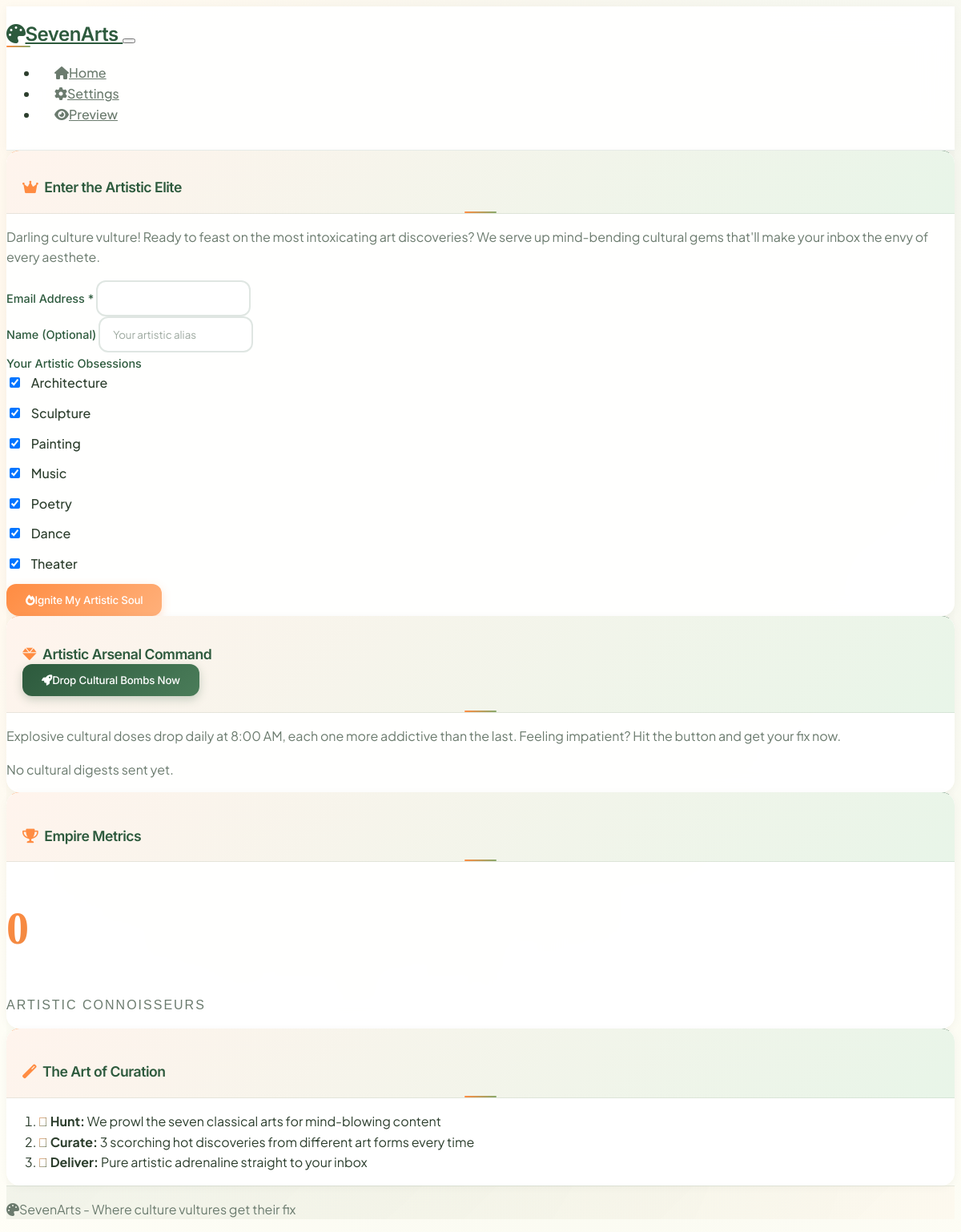
The page / on the database its author committed.
### models.py (models this page shows, shortened)
class ArtForm(db.Model):
    id = db.Column(db.Integer, primary_key=True)
    name = db.Column(db.String(100), unique=True, nullable=False)
    keywords = db.Column(JSON, default=list)  # Keywords for filtering cultural articles
    active = db.Column(db.Boolean, default=True)
    description = db.Column(db.String(200), nullable=True)  # Description of the art form

### routes.py (the view)
@app.route('/')
def index():
    subscribers_count = Subscriber.query.filter_by(active=True).count()
    recent_newsletters = NewsletterSent.query.order_by(NewsletterSent.sent_at.desc()).limit(5).all()
    art_forms = ArtForm.query.filter_by(active=True).all()
    return render_template('index.html',
                         subscribers_count=subscribers_count,
                         recent_newsletters=recent_newsletters,
                         art_forms=art_forms)

### templates/index.html (shortened to what this page needs)
{% extends "base.html" %}
{% block content %}
<div class="row">
    <div class="col-lg-8">
        <div class="card mb-4">
            <div class="card-header">
                <h2 class="card-title mb-0">
                    <i class="fas fa-crown me-2"></i>Enter the Artistic Elite
                </h2>
            </div>
            <div class="card-body">
                <p class="text-muted">Darling culture vulture! Ready to feast on the most intoxicating art discoveries? We serve up mind-bending cultural gems that'll make your inbox the envy of every aesthete.</p>
                <form method="POST" action="{{ url_for('subscribe') }}">
                    <div class="row">
                        <div class="col-md-6 mb-3">
                            <label for="email" class="form-label">Email Address *</label>
                            <input type="email" class="form-control" id="email" name="email" required>
                        </div>
                        <div class="col-md-6 mb-3">
                            <label for="name" class="form-label">Name (Optional)</label>
                            <input type="text" class="form-control" id="name" name="name" placeholder="Your artistic alias">
                        </div>
                    </div>
                    {% if art_forms %}
                    <div class="mb-3">
                        <label class="form-label">Your Artistic Obsessions</label>
                        <div class="row">
                            {% for art_form in art_forms %}
                            <div class="col-md-4 mb-2">
                                <div class="form-check">
                                    <input class="form-check-input" type="checkbox" value="{{ art_form.name }}"
                                           id="artform{{ art_form.id }}" name="art_forms" checked>
                                    <label class="form-check-label" for="artform{{ art_form.id }}">
                                        {{ art_form.name }}
                                    </label>
                                </div>
                            </div>
                            {% endfor %}
                        </div>
                    </div>
                    {% endif %}
                    <button type="submit" class="btn btn-primary">
                        <i class="fas fa-fire me-2"></i>Ignite My Artistic Soul
                    </button>
                </form>
            </div>
        </div>
        <div class="card">
            <div class="card-header d-flex justify-content-between align-items-center">
                <h3 class="card-title mb-0">
                    <i class="fas fa-gem me-2"></i>Artistic Arsenal Command
                </h3>
                <div class="btn-group">
                    <form method="POST" action="{{ url_for('send_newsletter') }}" class="d-inline">
                        <button type="submit" class="btn btn-success">
                            <i class="fas fa-rocket me-2"></i>Drop Cultural Bombs Now
                        </button>
                    </form>
                </div>
            </div>
            <div class="card-body">
                <p class="text-muted">
                    Explosive cultural doses drop daily at 8:00 AM, each one more addictive than the last. Feeling impatient? Hit the button and get your fix now.
                </p>
                {% if recent_newsletters %}
                <h5>Recent Cultural Digests</h5>
                <div class="list-group">
                    {% for newsletter in recent_newsletters %}
                    <div class="list-group-item">
                        <div class="d-flex w-100 justify-content-between">
                            <h6 class="mb-1">{{ newsletter.subject }}</h6>
                            <small class="text-muted">{{ newsletter.sent_at.strftime('%Y-%m-%d %H:%M') }}</small>
                        </div>
                        <p class="mb-1">
                            <span class="badge bg-{{ 'success' if newsletter.status == 'sent' else 'danger' }}">
                                {{ newsletter.status.title() }}
                            </span>
                            Sent to: {{ newsletter.subscriber.email }}
                        </p>
                    </div>
                    {% endfor %}
                </div>
                {% else %}
                <p class="text-muted">No cultural digests sent yet.</p>
                {% endif %}
            </div>
        </div>
    </div>
    <div class="col-lg-4">
        <div class="card mb-4">
            <div class="card-header">
                <h4 class="card-title mb-0">
                    <i class="fas fa-trophy me-2"></i>Empire Metrics
                </h4>
            </div>
            <div class="card-body">
                <div class="text-center">
                    <h2 class="text-primary" style="font-size: 3.5rem; font-family: 'Cinzel', serif;">{{ subscribers_count }}</h2>
                    <p class="text-muted" style="font-family: 'Oswald', sans-serif; letter-spacing: 2px; text-transform: uppercase;">Artistic Connoisseurs</p>
                </div>
            </div>
        </div>
        <div class="card">
            <div class="card-header">
                <h4 class="card-title mb-0">
                    <i class="fas fa-magic me-2"></i>The Art of Curation
                </h4>
            </div>
            <div class="card-body">
                <ol class="list-unstyled">
                    <li class="mb-2">
                        <i class="fas fa-search text-primary me-2"></i>
                        <strong>Hunt:</strong> We prowl the seven classical arts for mind-blowing content
                    </li>
                    <li class="mb-2">
                        <i class="fas fa-fire text-primary me-2"></i>
                        <strong>Curate:</strong> 3 scorching hot discoveries from different art forms every time
                    </li>
                    <li class="mb-2">
                        <i class="fas fa-bolt text-primary me-2"></i>
                        <strong>Deliver:</strong> Pure artistic adrenaline straight to your inbox
                    </li>
                </ol>
            </div>
        </div>
    </div>
</div>
{% endblock %}

### static/style.css (style rules this page uses)
:root { --tangerine: #FF8C42; --tangerine-light: #FFB07A; --tangerine-soft: #FFF4ED; --lush-green: #2D5A3D; --lush-green-light: #4A7C59; --lush-green-soft: #E8F5E8; --sage-green: #87A96B; --coral-pink: #FFB3BA; --soft-cream: #FEFCF3; --warm-white: #FFFEF7; --gentle-gray: #F7F7F7; --text-dark: #2C3E2D; --text-medium: #6B7B6E; --text-light: #9CA89F; --watercolor-gradient: linear-gradient(135deg, rgba(255, 140, 66, 0.1) 0%, rgba(45, 90, 61, 0.1) 100%); --nature-shadow: 0 4px 20px rgba(45, 90, 61, 0.08); --soft-shadow: 0 2px 12px rgba(0, 0, 0, 0.04); --watercolor-blur: blur(40px); }
body { font-family: 'Plus Jakarta Sans', sans-serif; font-weight: 400; background: var(--warm-white); color: var(--text-dark); line-height: 1.6; background-image: radial-gradient(circle at 20% 30%, rgba(255, 140, 66, 0.08) 0%, transparent 60%), radial-gradient(circle at 80% 20%, rgba(45, 90, 61, 0.06) 0%, transparent 60%), radial-gradient(circle at 60% 80%, rgba(135, 169, 107, 0.05) 0%, transparent 60%); background-attachment: fixed; }
h1, h2, h3, h4, h5, h6 { font-family: 'Inter', sans-serif; font-weight: 600; color: var(--text-dark); letter-spacing: -0.5px; line-height: 1.3; }
.card-title { color: var(--lush-green); font-weight: 600; font-size: 1.1rem; margin-bottom: 0; }
.card-title i { color: var(--tangerine); margin-right: 8px; }
.card { background: rgba(255, 255, 255, 0.95); border: none; border-radius: 16px; position: relative; overflow: hidden; box-shadow: var(--soft-shadow); transition: all 0.3s cubic-bezier(0.4, 0, 0.2, 1); backdrop-filter: blur(10px); }
.card::before { content: ''; position: absolute; top: 0; left: 0; right: 0; height: 3px; background: linear-gradient(90deg, var(--tangerine), var(--sage-green), var(--lush-green)); border-radius: 16px 16px 0 0; }
.card-header { background: linear-gradient(135deg, var(--tangerine-soft), var(--lush-green-soft)); border-bottom: 1px solid rgba(45, 90, 61, 0.1); border-radius: 16px 16px 0 0 !important; padding: 1.25rem; position: relative; }
.card-header::after { content: ''; position: absolute; bottom: 0; left: 50%; transform: translateX(-50%); width: 40px; height: 2px; background: linear-gradient(90deg, var(--tangerine), var(--sage-green)); border-radius: 1px; }
.btn { font-family: 'Inter', sans-serif; font-weight: 500; border: none; border-radius: 12px; padding: 12px 24px; position: relative; overflow: hidden; transition: all 0.3s cubic-bezier(0.4, 0, 0.2, 1); letter-spacing: -0.2px; }
.btn-primary { background: linear-gradient(135deg, var(--tangerine), var(--tangerine-light)); color: white; box-shadow: 0 4px 12px rgba(255, 140, 66, 0.25); }
.btn-success { background: linear-gradient(135deg, var(--lush-green), var(--lush-green-light)); color: white; box-shadow: 0 4px 12px rgba(45, 90, 61, 0.25); }
.form-control, .form-select { background: rgba(255, 255, 255, 0.8); border: 2px solid rgba(45, 90, 61, 0.15); border-radius: 12px; color: var(--text-dark); font-family: 'Plus Jakarta Sans', sans-serif; font-weight: 400; padding: 12px 16px; transition: all 0.3s cubic-bezier(0.4, 0, 0.2, 1); backdrop-filter: blur(5px); }
.form-control::placeholder { color: var(--text-light); font-weight: 400; }
.form-label { font-family: 'Inter', sans-serif; font-weight: 500; color: var(--lush-green); font-size: 0.9rem; margin-bottom: 8px; }
.text-primary { background: linear-gradient(135deg, var(--tangerine), var(--lush-green)); -webkit-background-clip: text; -webkit-text-fill-color: transparent; background-clip: text; font-family: 'Inter', sans-serif; font-weight: 700; }
.geometric-bg { position: relative; overflow: hidden; }
.geometric-bg::before { content: ''; position: absolute; top: 0; left: 0; right: 0; bottom: 0; background-image: radial-gradient(circle at 30% 40%, rgba(255, 140, 66, 0.03) 0%, transparent 60%), radial-gradient(circle at 70% 20%, rgba(45, 90, 61, 0.02) 0%, transparent 60%), radial-gradient(circle at 20% 80%, rgba(135, 169, 107, 0.025) 0%, transparent 60%); animation: gentle-shift 30s ease-in-out infinite; pointer-events: none; }
.form-check { margin-bottom: 12px; }
.form-check-input { border: 2px solid rgba(45, 90, 61, 0.3); border-radius: 6px; background-color: rgba(255, 255, 255, 0.8); }
.form-check-input:checked { background-color: var(--tangerine); border-color: var(--tangerine); }
.form-check-label { color: var(--text-dark); font-weight: 500; margin-left: 8px; }
.text-muted { color: var(--text-medium) !important; }
p { color: var(--text-medium); }

### rows shown on the page
ArtForm: name "Architecture"
ArtForm: name "Sculpture"
ArtForm: name "Painting"
ArtForm: name "Music"
ArtForm: name "Poetry"
ArtForm: name "Dance"
ArtForm: name "Theater"

### other values the page prints
{{ subscribers_count }} "0"
